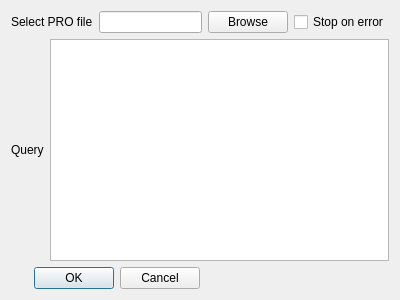
<?xml version="1.0" encoding="UTF-8"?>
<ui version="4.0">
 <class>DatabaseUpdaterWidget</class>
 <widget class="QWidget" name="DatabaseUpdaterWidget">
  <property name="geometry">
   <rect>
    <x>0</x>
    <y>0</y>
    <width>400</width>
    <height>300</height>
   </rect>
  </property>
  <property name="windowTitle">
   <string>Database Updater</string>
  </property>
  <layout class="QVBoxLayout" name="verticalLayout">
   <item>
    <layout class="QHBoxLayout" name="horizontalLayout_3">
     <item>
      <widget class="QLabel" name="label_2">
       <property name="text">
        <string>Select PRO file</string>
       </property>
      </widget>
     </item>
     <item>
      <widget class="QLineEdit" name="fileNameLineEdit"/>
     </item>
     <item>
      <widget class="QPushButton" name="BrowsePushButton">
       <property name="text">
        <string>Browse</string>
       </property>
      </widget>
     </item>
     <item>
      <widget class="QCheckBox" name="checkBox">
       <property name="text">
        <string>Stop on error</string>
       </property>
      </widget>
     </item>
    </layout>
   </item>
   <item>
    <layout class="QHBoxLayout" name="horizontalLayout">
     <item>
      <widget class="QLabel" name="label">
       <property name="text">
        <string>Query</string>
       </property>
      </widget>
     </item>
     <item>
      <widget class="QPlainTextEdit" name="plainTextEdit"/>
     </item>
    </layout>
   </item>
   <item>
    <layout class="QHBoxLayout" name="horizontalLayout_2">
     <item>
      <widget class="QDialogButtonBox" name="buttonBox">
       <property name="standardButtons">
        <set>QDialogButtonBox::Cancel|QDialogButtonBox::Ok</set>
       </property>
      </widget>
     </item>
     <item>
      <spacer name="horizontalSpacer">
       <property name="orientation">
        <enum>Qt::Horizontal</enum>
       </property>
       <property name="sizeHint" stdset="0">
        <size>
         <width>40</width>
         <height>20</height>
        </size>
       </property>
      </spacer>
     </item>
    </layout>
   </item>
  </layout>
 </widget>
 <resources/>
 <connections/>
</ui>
